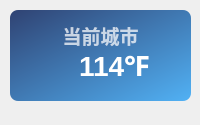
<?xml version="1.0" encoding="UTF-8"?>
<ui version="4.0">
 <class>Theme</class>
 <widget class="QWidget" name="Form">
  <property name="geometry">
   <rect>
    <x>0</x>
    <y>0</y>
    <width>200</width>
    <height>125</height>
   </rect>
  </property>
  <property name="minimumSize">
   <size>
    <width>0</width>
    <height>0</height>
   </size>
  </property>
  <property name="maximumSize">
   <size>
    <width>16777215</width>
    <height>65536</height>
   </size>
  </property>
  <property name="windowTitle">
   <string>天气</string>
  </property>
  <widget class="QLabel" name="current_city">
   <property name="geometry">
    <rect>
     <x>20</x>
     <y>20</y>
     <width>161</width>
     <height>31</height>
    </rect>
   </property>
   <property name="font">
    <font>
     <family>Microsoft YaHei UI</family>
     <pointsize>14</pointsize>
     <weight>75</weight>
     <bold>true</bold>
    </font>
   </property>
   <property name="styleSheet">
    <string notr="true">color: rgba(255, 255, 255, 185);
font-weight: bold;</string>
   </property>
   <property name="text">
    <string>当前城市</string>
   </property>
   <property name="textFormat">
    <enum>Qt::PlainText</enum>
   </property>
   <property name="alignment">
    <set>Qt::AlignCenter</set>
   </property>
  </widget>
  <widget class="QLabel" name="backgnd">
   <property name="geometry">
    <rect>
     <x>10</x>
     <y>10</y>
     <width>181</width>
     <height>91</height>
    </rect>
   </property>
   <property name="styleSheet">
    <string notr="true">background-color: qlineargradient(spread:pad, x1:0, y1:0, x2:1, y2:1, stop:0 rgba(40, 60, 110, 245), stop:1 rgba(75, 175, 245, 245));
border-radius: 8px;
border-image: url();</string>
   </property>
   <property name="text">
    <string/>
   </property>
  </widget>
  <widget class="QWidget" name="horizontalLayoutWidget">
   <property name="geometry">
    <rect>
     <x>30</x>
     <y>10</y>
     <width>141</width>
     <height>111</height>
    </rect>
   </property>
   <layout class="QHBoxLayout" name="horizontalLayout_2">
    <item>
     <widget class="QLabel" name="weather_icon">
      <property name="sizePolicy">
       <sizepolicy hsizetype="Maximum" vsizetype="Maximum">
        <horstretch>0</horstretch>
        <verstretch>0</verstretch>
       </sizepolicy>
      </property>
      <property name="text">
       <string/>
      </property>
      <property name="pixmap">
       <pixmap>:/svg/img/weather/0.svg</pixmap>
      </property>
      <property name="alignment">
       <set>Qt::AlignCenter</set>
      </property>
     </widget>
    </item>
    <item>
     <widget class="QLabel" name="temperature">
      <property name="sizePolicy">
       <sizepolicy hsizetype="Maximum" vsizetype="Preferred">
        <horstretch>0</horstretch>
        <verstretch>0</verstretch>
       </sizepolicy>
      </property>
      <property name="font">
       <font>
        <family>Microsoft YaHei UI</family>
        <pointsize>21</pointsize>
        <weight>75</weight>
        <bold>true</bold>
       </font>
      </property>
      <property name="styleSheet">
       <string notr="true">border: none;
color: rgba(255, 255, 255, 255);
font-weight: bold</string>
      </property>
      <property name="text">
       <string>114℉</string>
      </property>
      <property name="textFormat">
       <enum>Qt::PlainText</enum>
      </property>
      <property name="alignment">
       <set>Qt::AlignLeading|Qt::AlignLeft|Qt::AlignVCenter</set>
      </property>
     </widget>
    </item>
   </layout>
  </widget>
  <widget class="QLabel" name="img">
   <property name="geometry">
    <rect>
     <x>100</x>
     <y>10</y>
     <width>91</width>
     <height>91</height>
    </rect>
   </property>
   <property name="styleSheet">
    <string notr="true"/>
   </property>
   <property name="pixmap">
    <pixmap>img/4.png</pixmap>
   </property>
   <property name="scaledContents">
    <bool>true</bool>
   </property>
  </widget>
  <zorder>backgnd</zorder>
  <zorder>img</zorder>
  <zorder>current_city</zorder>
  <zorder>horizontalLayoutWidget</zorder>
 </widget>
 <resources/>
 <connections/>
</ui>
